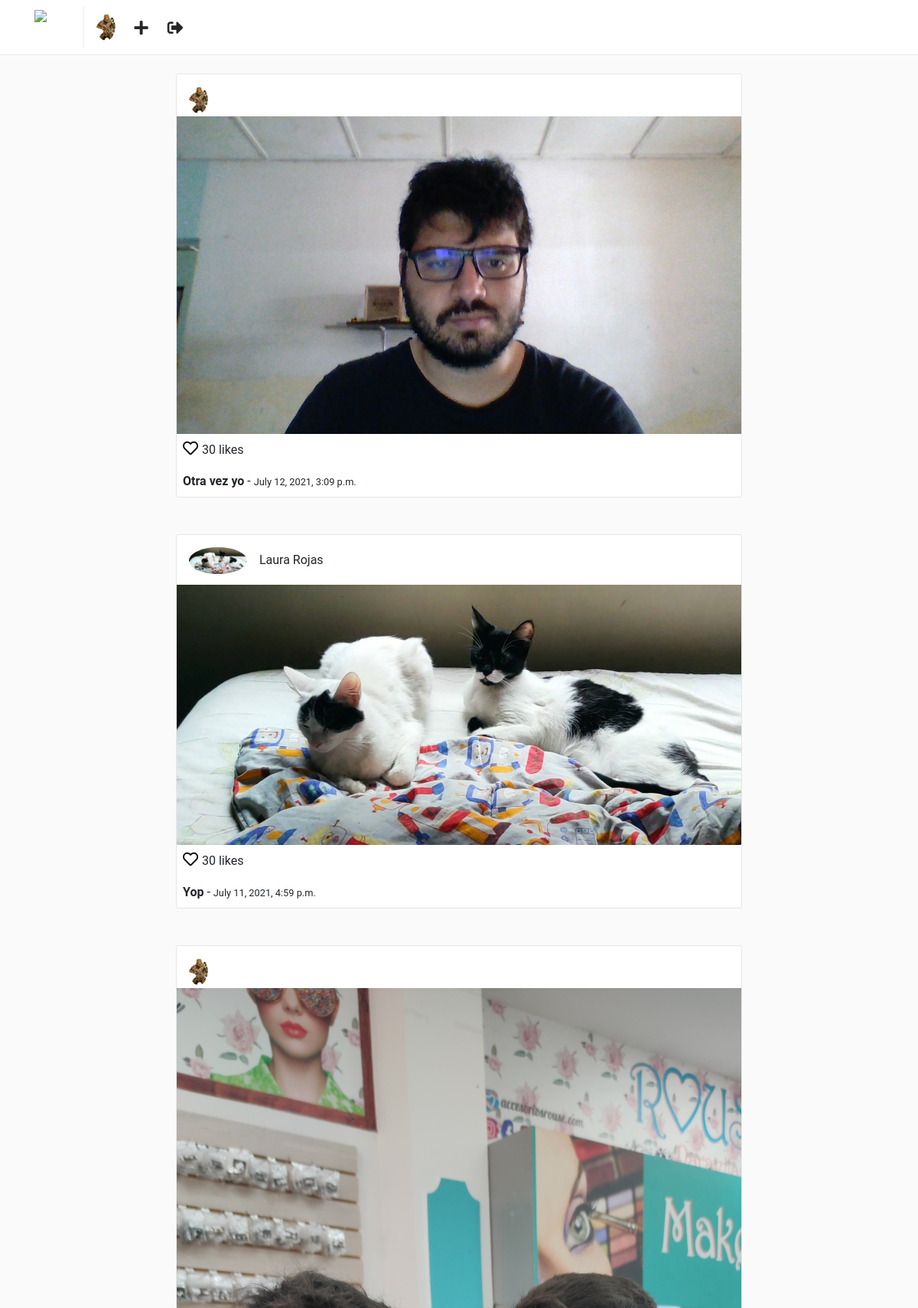
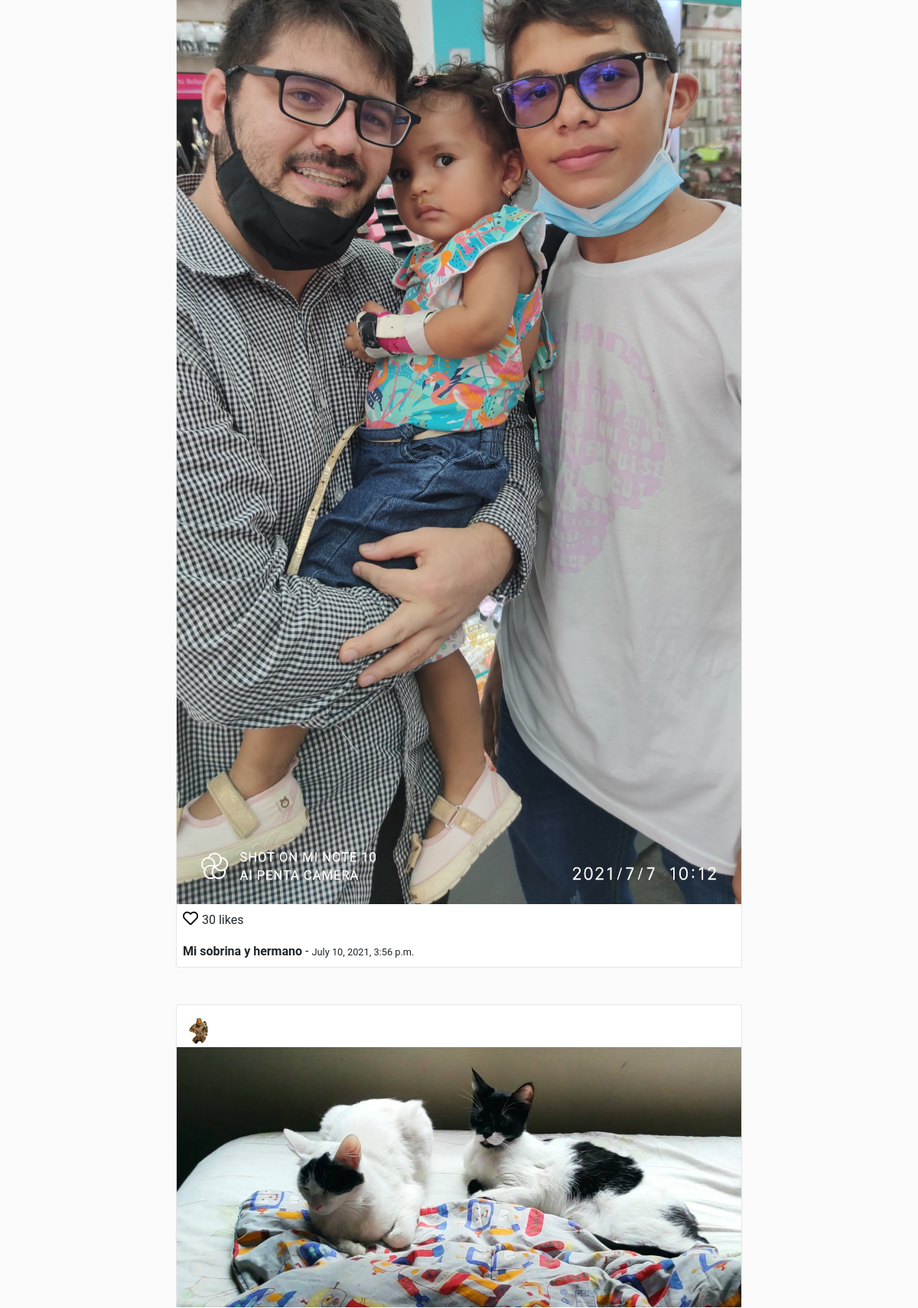
The app's page / (signed in, upper part) with its own data (2 pictures, top to bottom).
### users/models.py (models this page shows, shortened)
class Profile(models.Model):
    user = models.OneToOneField(User, on_delete=models.CASCADE)
    website = models.URLField(max_length=200, blank=True)
    biography = models.TextField(blank=True)
    phone_number = models.CharField(max_length=20, blank=True)
    picture = models.ImageField(upload_to = 'users/pictures', blank=True, null=True)
    create = models.DateTimeField(auto_now_add=True)
    modifie =  models.DateTimeField(auto_now=True)

### posts/models.py (models this page shows, shortened)
class Post(models.Model):
    user = models.ForeignKey(User, on_delete=CASCADE)
    profile = models.ForeignKey('users.Profile', on_delete=CASCADE)
    title = models.CharField(max_length=255)
    photo = models.ImageField(upload_to = 'posts/photos')
    created = models.DateTimeField(auto_now_add=True)
    modified = models.DateTimeField(auto_now= True)

### posts/views.py (the view)
@login_required
def list_posts(request):
    posts = Post.objects.all().order_by('-created')
    return render(request, 'posts/feed.html',{'posts': posts})

### templates/posts/feed.html (shortened to what this page needs)
{% extends "base.html" %}
{% block container %}
    <div class="container">
        <div class="row">
            {% for post in posts %}
            <div class="col-sm-12 col-md-8 offset-md-2 mt-5 p-0 post-container">
                <div class="media pt-3 pl-3 pb-1">
                    <img class="mr-3 rounded-circle" height="35" src="{{ post.user.profile.picture.url }}" alt="{{ post.user.get_full_name }}">
                    <div class="media-body">
                        <p style="margin-top: 5px;">{{ post.user.get_full_name  }}</p>
                    </div>
                </div>
                <img style="width: 100%;" src="{{ post.photo.url }}" alt="{{ post.title }}">
                <p class="mt-1 ml-2" >
                    <a href="" style="color: #000; font-size: 20px;">
                        <i class="far fa-heart"></i>
                    </a> 30 likes
                </p>
                <p class="ml-2 mt-0 mb-2">
                    <b>{{ post.title }}</b> - <small>{{ post.created }}</small>
                </p>
            </div>
            {% endfor %}
        </div>
    </div>
{% endblock %}

### templates/nav.html
{% load static %}
<nav class="navbar navbar-expand-lg fixed-top" id="main-navbar">
    <div class="container">
        <a class="navbar-brand pr-5" style="border-right: 1px solid #efefef;" href="{% url "posts:feed" %}">
            <img src="{% static "img/instagram.png" %}" height="45" class="d-inline-block align-top"/>
        </a>
        <div class="collapse navbar-collapse">
            <ul class="navbar-nav mr-auto">
                <li class="nav-item">
                    {% if request.user.profile.picture %}
                        <a href="">
                            <img src="{{ request.user.profile.picture.url }}" height="35" class="d-inline-block align-top rounded-circle"/>
                        </a>
                    {% else %}
                        <a href="">
                            <img src="{% static 'img/default-profile.png' %}" height="35" class="d-inline-block align-top rounded-circle"/>
                        </a>
                    {% endif %}
                </li>
                <li class="nav-item nav-icon">
                    <a href="{% url "posts:create_post"%}">
                        <i class="fas fa-plus"></i>
                    </a>
                </li>
                <li class="nav-item nav-icon">
                    <a href="{% url "users:logout" %}">
                        <i class="fas fa-sign-out-alt"></i>
                    </a>
                </li>
            </ul>
        </div>
    </div>
</nav>

### static/css/main.css (style rules this page uses)
html, body { background: #fafafa; height: 100%; width: 100%; font-family: 'Roboto', sans-serif; }
#main-navbar { background: #fff; border-bottom: 1px solid rgba(0,0,0,.0975); }
.post-container { background: #fff; border: 1px solid #e6e6e6; border-radius: 3px; }
.nav-icon a { color: #262626; font-size: 1.3em; display: block; margin-top: .2em; margin-left: 1.2em; font-weight: 100; }

### records on screen
Post: user.profile.picture (picture), photo (picture), title "Otra vez yo", created "July 12, 2021, 3:09 p.m."
Post: user.profile.picture (picture), user.get_full_name "Laura Rojas", photo (picture), title "Yop", created "July 11, 2021, 4:59 p.m."
Post: user.profile.picture (picture), photo (picture), title "Mi sobrina y hermano", created "July 10, 2021, 3:56 p.m."
Post: user.profile.picture (picture), photo (picture)
